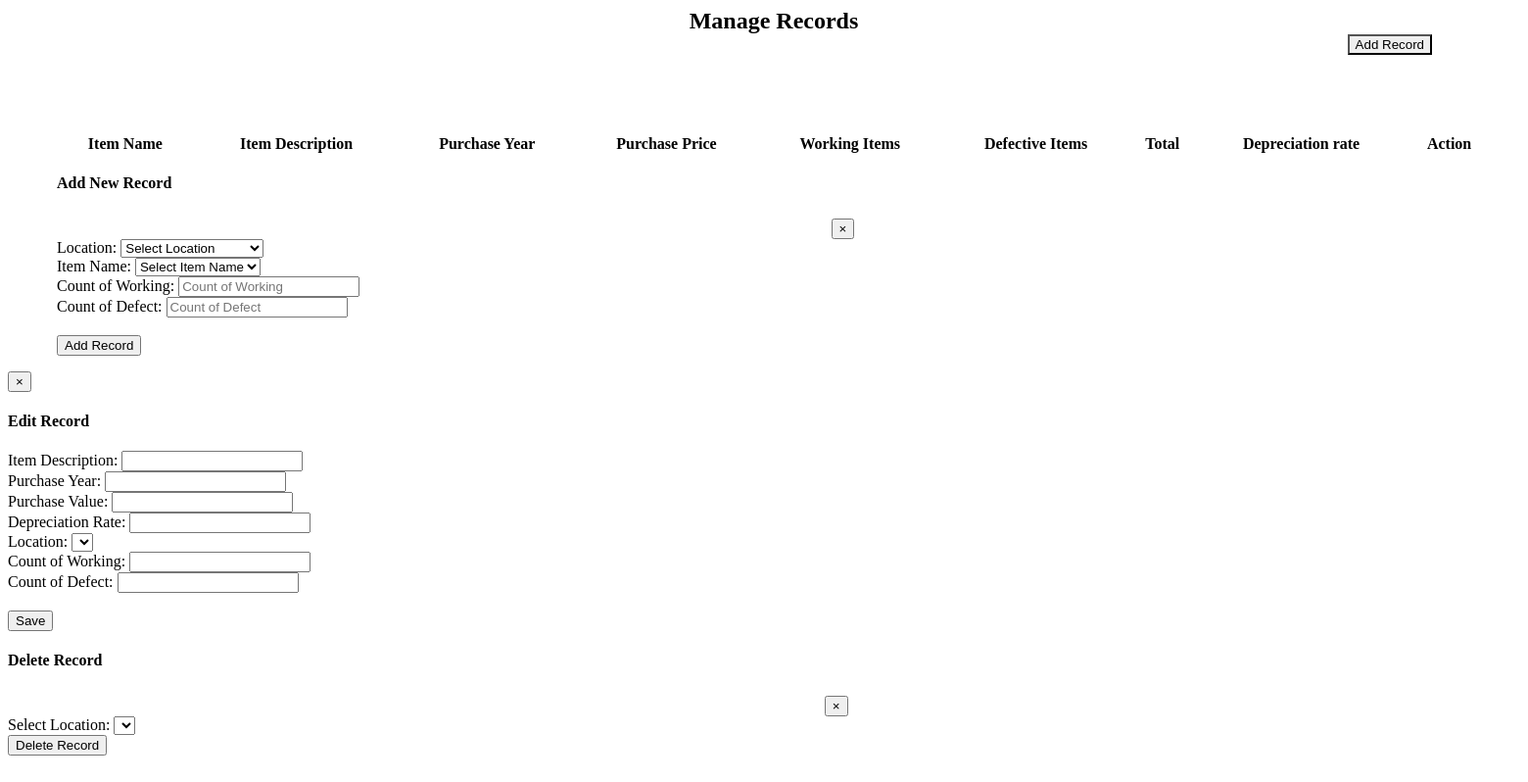
The page /manage-records.php on the database as committed earlier.
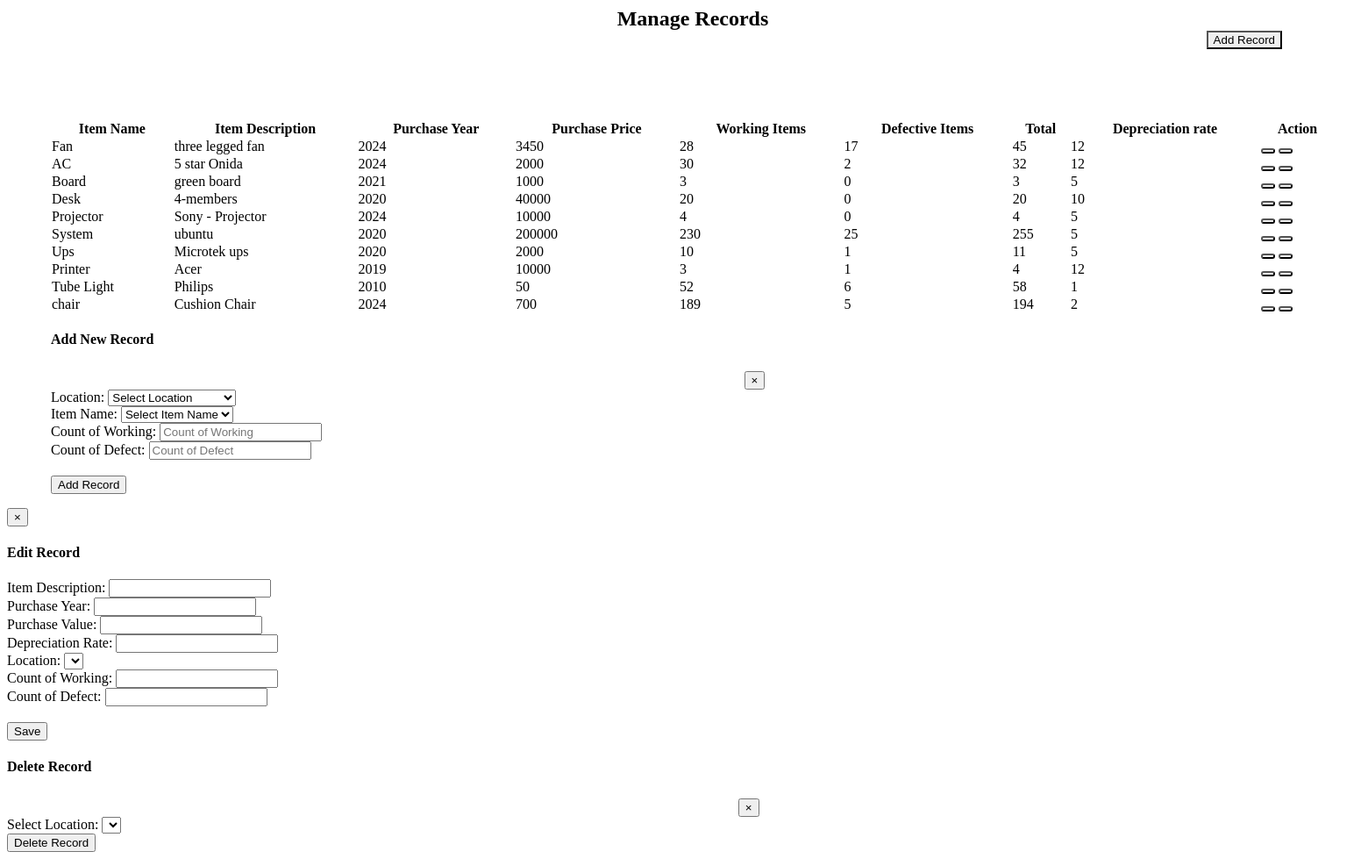
The same page on the database as committed later.
### tables this page shows
CREATE TABLE `items` (
  `item_id` int(11) NOT NULL,
  `item_name` varchar(20) NOT NULL,
  `item_description` varchar(50) NOT NULL,
  `item_purchase_price` decimal(10,0) NOT NULL,
  `item_purchase_year` year(4) NOT NULL,
  `item_depreciation_rate` decimal(10,0) NOT NULL,
  `image` varchar(50) NOT NULL
);

### manage-records.php (the view, shortened to what this page needs)
<div class="col-sm-9 col-sm-offset-3 col-lg-10 col-lg-offset-2 main">
	<div class="tit">Manage Records</div>
	<div class="row">
		<div class="col-lg-12">
			<div class="panel panel-default">
				<div class="panel-heading">
					<div class="adj">
						<button class="btn btn-secondary justify-content-md-end" style="border-radius:0%"
							data-toggle="modal" data-target="#addRecord">Add Record</button>
					</div>
					<div class="panel-body">
						<table class="table table-striped table-bordered table-responsive" cellspacing="0" width="100%"
							id="rooms">
							<thead>
								<tr>
									<th style="text-align: center">Item Name</th>
									<th style="text-align: center">Item Description</th>
									<th style="text-align: center">Purchase Year</th>
									<th style="text-align: center">Purchase Price</th>
									<th style="text-align: center">Working Items</th>
									<th style="text-align: center">Defective Items</th>
									<th style="text-align: center">Total</th>
									<th style="text-align: center">Depreciation rate</th>
									<th style="text-align: center">Action</th>
								</tr>
								<?php
								$query = "SELECT *, calculateTotalCount(item_id) AS count_total, calculateTotalWorkingCount(item_id) AS count_working, calculateTotalDefectCount(item_id) AS count_defect FROM items;";
								$result = mysqli_query($connection, $query);
								while ($row = mysqli_fetch_assoc($result)) { ?>
									<tr>
										<td><?php echo $row['item_name'] ?></td>
										<td><?php echo $row['item_description'] ?></td>
										<td><?php echo $row['item_purchase_year'] ?></td>
										<td><?php echo $row['item_purchase_price'] ?></td>
										<td><?php echo $row['count_working'] ?></td>
										<td><?php echo $row['count_defect'] ?></td>
										<td><?php echo $row['count_total'] ?></td>
										<td><?php echo $row['item_depreciation_rate'] ?></td>
										<td>
											<button title="Edit Record" style="border-radius:60px;" data-toggle="modal"
												data-target="#editRecord" data-id="<?php echo $row['item_id']; ?>"
												id="editRecordButton" class="btn btn-info">
											</button>
											<button title="Delete Record" style="border-radius:60px;" data-toggle="modal"
												data-target="#deleteRecord" data-id="<?php echo $row['item_id']; ?>"
												id="deleteRecordButton" class="btn btn-danger">
											</button>
										</td>
									</tr>
								<?php } ?>
						</table>
					</div>
				</div>
			</div>
		</div>
	</div>
	<div id="addRecord" class="modal fade">
		<div class="modal-dialog">
			<div class="modal-content">
				<div class="modal-header">
					<h4 class="modal-title">Add New Record</h4>
					<button type="button" class="close newbtn" data-dismiss="modal">&times;</button>
				</div>
				<div class="modal-body">
					<div class="row">
						<div class="col-lg-12">
							<form id="addRecordForm" data-toggle="validator" role="form" action="action.php"
								method="POST">
								<div class="form-group">
									<label>Location: </label>
									<select class="form-control" name="location-id" id="location_id" required
										data-error="Select Room Type">
										<option selected disabled>Select Location</option>
									</select>
								</div>
								<div class="form-group">
									<label>Item Name: </label>
									<select name="item-id" id="item-id">
										<option selected disabled>Select Item Name</option>
									</select>
								</div>
								<div class="form-group">
									<label>Count of Working: </label>
									<input name="count-working" type="text" class="form-control"
										data-error="Enter Count of Working" placeholder="Count of Working" required>
								</div>
								<div class="form-group">
									<label>Count of Defect: </label>
									<input name="count-defect" type="text" class="form-control"
										data-error="Enter Count of Defect" placeholder="Count of Defect" required>
								</div>
								<br>
								<button name="add-record" type="Submit" class="btn btn-success pull-right">Add
									Record</button>
							</form>
						</div>
					</div>
				</div>
			</div>
		</div>
	</div>
</div>
<div id="editRecord" class="modal fade" role="dialog">
	<div class="modal-dialog">
		<div class="modal-content">
			<div class="modal-header">
				<button type="button" class="close" data-dismiss="modal">&times;</button>
				<h4 class="modal-title">Edit Record</h4>
			</div>
			<div class="modal-body">
				<div class="row">
					<div class="col-lg-12">
						<form id="editRecordForm" data-toggle="validator" role="form" action="action.php" method="POST">
							<div class="form-group">
								<label>Item Description: </label>
								<input id="edit-item-description" name="edit-item-description" type="text"
									class="form-control">
							</div>
							<div class="form-group">
								<label>Purchase Year: </label>
								<input id="edit-purchase-year" name="edit-purchase-year" type="text"
									class="form-control">
							</div>
							<div class="form-group">
								<label>Purchase Value: </label>
								<input id="edit-purchase-value" name="edit-purchase-value" type="text"
									class="form-control">
							</div>
							<div class="form-group">
								<label>Depreciation Rate: </label>
								<input id="edit-depr-rate" name="edit-depr-rate" type="text" class="form-control">
							</div>
							<div class="form-group">
								<label>Location: </label>
								<select name="edit-location-name" id="edit-location-name">
								</select>
							</div>
							<div class="form-group">
								<label>Count of Working: </label>
								<input id="edit-count-working" name="edit-count-working" type="text"
									class="form-control">
							</div>
							<div class="form-group">
								<label>Count of Defect: </label>
								<input id="edit-count-defect" name="edit-count-defect" type="text" class="form-control">
							</div>
							<br>
							<button name="edit-record" class="btn btn-success pull-right" type="Submit">Save</button>
						</form>
					</div>
				</div>
			</div>
		</div>
	</div>
</div>
<div id="deleteRecord" class="modal fade">
	<div class="modal-dialog">
		<div class="modal-content">
			<div class="modal-header">
				<h4 class="modal-title">Delete Record</h4>
				<button type="button" class="close newbtn" data-dismiss="modal">&times;</button>
			</div>
			<div class="modal-body">
				<div class="row">
					<div class="col-lg-12">
						<form id="deleteRecordForm" data-toggle="validator" role="form" action="action.php"
							method="POST">
							<div class="form-group">
								<label for="delete-location-name">Select Location: </label>
								<select name="delete-location-name" id="delete-location-name">
								</select>
							</div>
							<button name="delete-record" type="Submit" class="btn btn-success pull-right">Delete
								Record</button>
						</form>
					</div>
				</div>
			</div>
		</div>
	</div>
</div>

### manage-records.php (style rules this page uses)
.adj { height: 100px; width: 600px; margin: 0px 0px 2px 90%; }
.main { margin: 0px 30px 0px 50px; }
.newbtn { margin: 5px 2px 0px 54%; }
.tit { text-align: center; font-family: serif; font-weight: bolder; font-size: x-large; }

Rows that differ between the two databases and show on the page:
added items: item_name "Fan", item_description "three legged fan", item_purchase_year "2024", item_purchase_price "3450", count_working "28", count_defect "17", count_total "45", item_depreciation_rate "12"
added items: item_name "AC", item_description "5 star Onida", item_purchase_year "2024", item_purchase_price "2000", count_working "30", count_defect "2", count_total "32", item_depreciation_rate "12"
added items: item_name "Board", item_description "green board", item_purchase_year "2021", item_purchase_price "1000", count_working "3", count_defect "0", count_total "3", item_depreciation_rate "5"
added items: item_name "Desk", item_description "4-members", item_purchase_year "2020", item_purchase_price "40000", count_working "20", count_defect "0", count_total "20", item_depreciation_rate "10"
added items: item_name "Projector", item_description "Sony - Projector", item_purchase_year "2024", item_purchase_price "10000", count_working "4", count_defect "0", count_total "4", item_depreciation_rate "5"
added items: item_name "System", item_description "ubuntu", item_purchase_year "2020", item_purchase_price "200000", count_working "230", count_defect "25", count_total "255", item_depreciation_rate "5"
added items: item_name "Ups", item_description "Microtek ups", item_purchase_year "2020", item_purchase_price "2000", count_working "10", count_defect "1", count_total "11", item_depreciation_rate "5"
added items: item_name "Printer", item_description "Acer", item_purchase_year "2019", item_purchase_price "10000", count_working "3", count_defect "1", count_total "4", item_depreciation_rate "12"
added items: item_name "Tube Light", item_description "Philips", item_purchase_year "2010", item_purchase_price "50", count_working "52", count_defect "6", count_total "58", item_depreciation_rate "1"
added items: item_name "chair", item_description "Cushion Chair", item_purchase_year "2024", item_purchase_price "700", count_working "189", count_defect "5", count_total "194", item_depreciation_rate "2"
